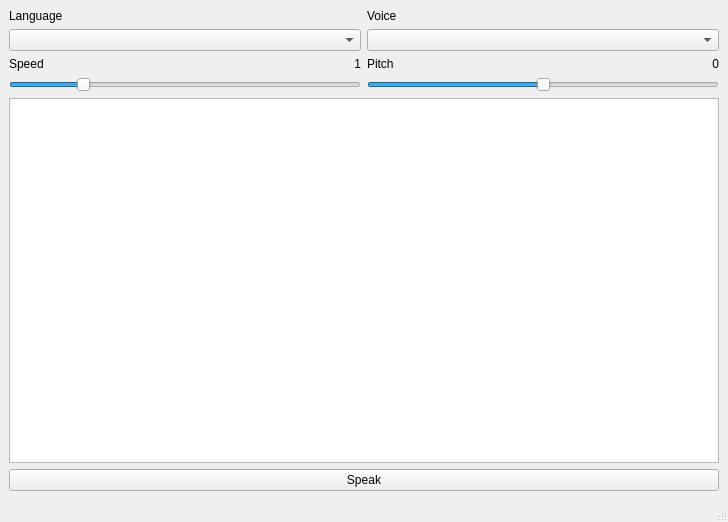
<?xml version="1.0" encoding="UTF-8"?>
<ui version="4.0">
 <class>MainWindow</class>
 <widget class="QMainWindow" name="MainWindow">
  <property name="geometry">
   <rect>
    <x>0</x>
    <y>0</y>
    <width>728</width>
    <height>522</height>
   </rect>
  </property>
  <property name="windowTitle">
   <string>MainWindow</string>
  </property>
  <widget class="QWidget" name="centralwidget">
   <layout class="QVBoxLayout" name="verticalLayout_3">
    <item>
     <layout class="QHBoxLayout" name="horizontalLayout_2">
      <item>
       <layout class="QVBoxLayout" name="verticalLayout_2">
        <item>
         <widget class="QLabel" name="qLabel_Language">
          <property name="text">
           <string>Language</string>
          </property>
         </widget>
        </item>
        <item>
         <widget class="QComboBox" name="qComboBox_Language"/>
        </item>
        <item>
         <layout class="QHBoxLayout" name="horizontalLayout">
          <item>
           <widget class="QLabel" name="qLabel_Speed">
            <property name="text">
             <string>Speed</string>
            </property>
           </widget>
          </item>
          <item>
           <widget class="QLabel" name="qLabel_SpeedValue">
            <property name="text">
             <string>1</string>
            </property>
            <property name="alignment">
             <set>Qt::AlignRight|Qt::AlignTrailing|Qt::AlignVCenter</set>
            </property>
           </widget>
          </item>
         </layout>
        </item>
        <item>
         <widget class="QSlider" name="qSlider_SpeedValue">
          <property name="minimum">
           <number>25</number>
          </property>
          <property name="maximum">
           <number>400</number>
          </property>
          <property name="pageStep">
           <number>0</number>
          </property>
          <property name="value">
           <number>100</number>
          </property>
          <property name="orientation">
           <enum>Qt::Horizontal</enum>
          </property>
         </widget>
        </item>
       </layout>
      </item>
      <item>
       <layout class="QVBoxLayout" name="verticalLayout">
        <item>
         <widget class="QLabel" name="qLable_Voice">
          <property name="text">
           <string>Voice</string>
          </property>
         </widget>
        </item>
        <item>
         <widget class="QComboBox" name="qComboBox_Voice"/>
        </item>
        <item>
         <layout class="QHBoxLayout" name="horizontalLayout_3">
          <item>
           <widget class="QLabel" name="qLabel_Pitch">
            <property name="text">
             <string>Pitch</string>
            </property>
           </widget>
          </item>
          <item>
           <widget class="QLabel" name="qLabel_PitchValue">
            <property name="text">
             <string>0</string>
            </property>
            <property name="alignment">
             <set>Qt::AlignRight|Qt::AlignTrailing|Qt::AlignVCenter</set>
            </property>
           </widget>
          </item>
         </layout>
        </item>
        <item>
         <widget class="QSlider" name="qSlider_Pitch">
          <property name="minimum">
           <number>-200</number>
          </property>
          <property name="maximum">
           <number>200</number>
          </property>
          <property name="orientation">
           <enum>Qt::Horizontal</enum>
          </property>
         </widget>
        </item>
       </layout>
      </item>
     </layout>
    </item>
    <item>
     <widget class="QTextEdit" name="qTextEdit_Content"/>
    </item>
    <item>
     <widget class="QPushButton" name="qButton_Speak">
      <property name="text">
       <string>Speak</string>
      </property>
     </widget>
    </item>
   </layout>
  </widget>
  <widget class="QMenuBar" name="menubar">
   <property name="geometry">
    <rect>
     <x>0</x>
     <y>0</y>
     <width>728</width>
     <height>21</height>
    </rect>
   </property>
  </widget>
  <widget class="QStatusBar" name="statusbar"/>
 </widget>
 <resources/>
 <connections/>
</ui>
